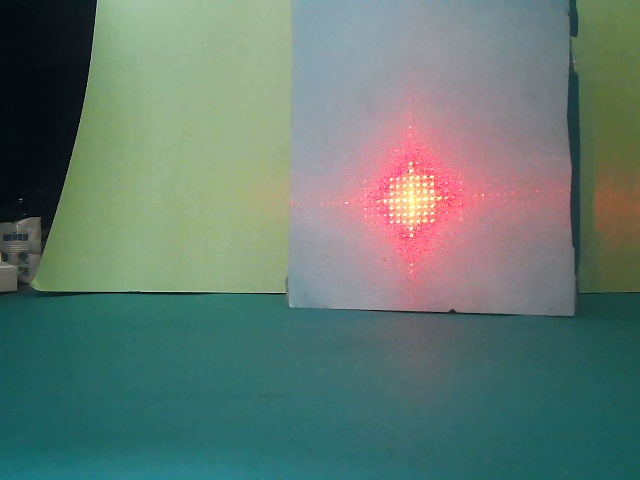
#> input picture out3.jpg, 640 x 480 px
$ python main1.py   (older library calls are emulated)
#> lines starting #> are read from the running program, lines starting #| are printed output that depends on the picture; after the words box and inside, x2 and y2 are one past the last pixel; in counts of white or black regions, pixels touching at a corner belong together; long printed decimals are rounded
import numpy as np
from scipy.spatial import ConvexHull
from scipy.spatial.distance import euclidean
import cv2
import matplotlib.pyplot as plt

img_out = 0
path = "out3.jpg"
img = cv2.imread(path)
#> img is the input picture: shape (480, 640, 3); mean B, G, R 113.1, 121.6, 100.7
hsvImage = cv2.cvtColor(img, cv2.COLOR_BGR2HSV)
#> hsvImage: shape (480, 640, 3); mean H, S, V 91.7, 96.1, 131.3


# [53 lines left out: functions cor_mouse_disp, cap_video_frame, filtering_turning, not called in this run]


def filtering():
    lower = np.array([0, 0, 0], np.uint8)
    upper = np.array([10, 255, 255], np.uint8)
    mask1 = cv2.inRange(hsvImage, lower, upper)
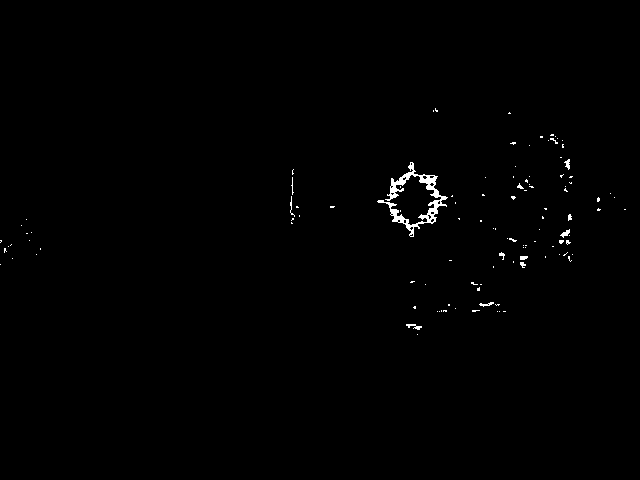
#> mask1: shape (480, 640); 0.59% white; 113 white regions (101 under 20 px), largest, box (x1, y1, x2, y2) and area: (377, 162, 448, 237) 1063, (406, 324, 422, 330) 47, (560, 229, 570, 238) 41
    lower = np.array([170, 0, 0], np.uint8)
    upper = np.array([180, 255, 255], np.uint8)
    mask2 = cv2.inRange(hsvImage, lower, upper)
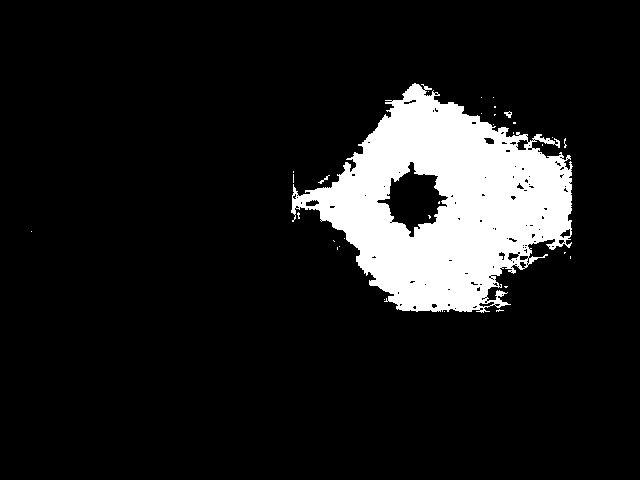
#> mask2: shape (480, 640); 11.3% white; 31 white regions (28 under 20 px), largest, box (x1, y1, x2, y2) and area: (291, 83, 573, 313) 34675, (504, 111, 512, 118) 30, (318, 175, 330, 184) 27
    mask = mask1 + mask2
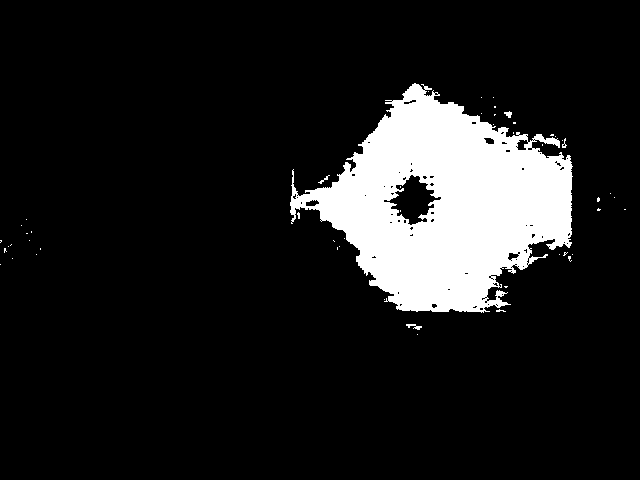
#> mask: shape (480, 640); 11.9% white; 51 white regions (46 under 20 px), largest, box (x1, y1, x2, y2) and area: (290, 83, 573, 313) 36350, (406, 324, 422, 330) 47, (504, 111, 512, 118) 34, (318, 175, 330, 184) 27, (562, 138, 567, 148) 22
    hsvFilterImage = cv2.bitwise_not(hsvImage, hsvImage, mask=mask)
#> hsvFilterImage: shape (480, 640, 3); mean H, S, V 82.6, 108.4, 115.6
    BGRImage = cv2.cvtColor(hsvFilterImage, cv2.COLOR_HSV2BGR)
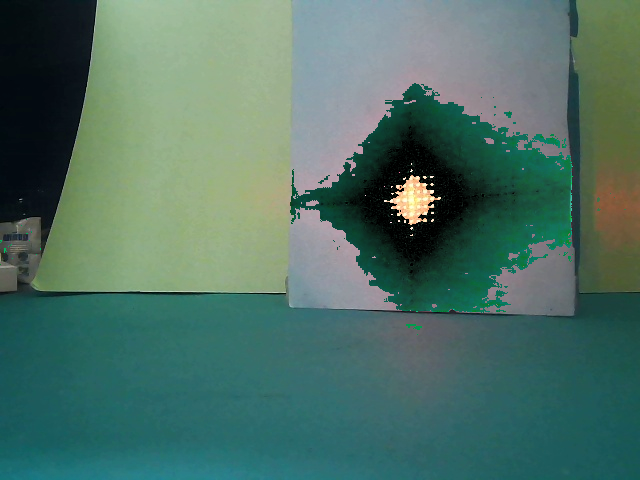
#> BGRImage: shape (480, 640, 3); mean B, G, R 101.6, 112.9, 78.9
    grayImage = cv2.cvtColor(BGRImage, cv2.COLOR_BGR2GRAY)
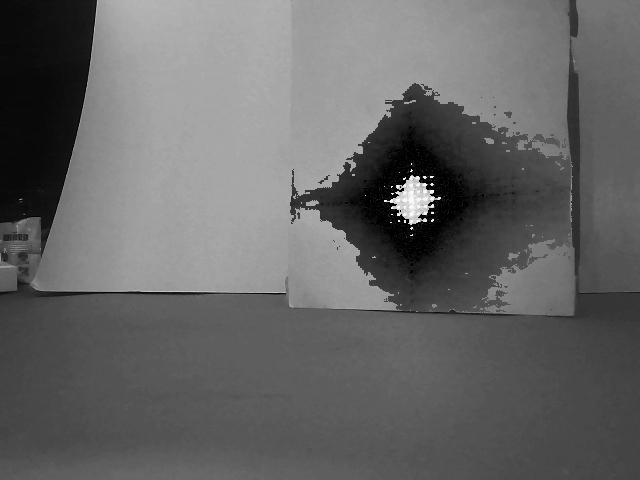
#> grayImage: shape (480, 640); min 0, max 252, mean 101.5
    ret, thresholdImage = cv2.threshold(grayImage, 235, 255, cv2.THRESH_BINARY)
#> thresholdImage: shape (480, 640); 0.13% white in thin lines or dots, all inside (x1, y1, x2, y2) = (384, 163, 441, 236)
    cv2.namedWindow('Image1', cv2.WINDOW_NORMAL)
    cv2.namedWindow('Image2', cv2.WINDOW_NORMAL)
    cv2.imshow("Image1", hsvImage)
    cv2.imshow("Image2", thresholdImage)
    return thresholdImage


def find_contour(filterImage):
    # Find the contours of each DG dots
    kernel = np.ones((3, 3), np.uint8)
    dilation = cv2.dilate(filterImage, kernel, iterations=1)
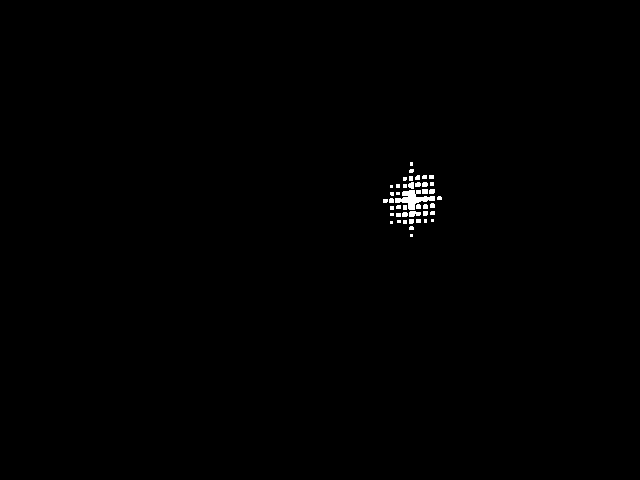
#> dilation: shape (480, 640); 0.39% white; 43 white regions (23 under 20 px)
    im2, contours, hierarchy = cv2.findContours(dilation, cv2.RETR_TREE, cv2.CHAIN_APPROX_SIMPLE)
#> contours = 43 contours, 39 with area under 20; largest, box (x1, y1, x2, y2) and area: (395, 190, 435, 210) 292, (409, 211, 421, 217) 40, (408, 182, 414, 189) 24, (422, 189, 428, 194) 20
    # find the moments of each DG dots
    moments = [cv2.moments(c) for c in contours]
#> moments = 43 items

    # Obtain the coordinates
    if len(moments) > 0:
        n = 0
        points = np.zeros(shape=(len(moments), 2))
#> points = 43 pairs, first value 0 to 0, second value 0 to 0
        while n < len(moments) and moments[n]['m00'] != 0:
            coordinate = np.zeros(shape=(1, 2))
            points[n][0] = int(moments[n]['m10'] / moments[n]['m00'])
            points[n][1] = int(moments[n]['m01'] / moments[n]['m00'])
            n = n + 1
#> this loop made 43 passes
#> after the loop, n = 43; points = 43 pairs, first value 384 to 439, second value 163 to 235
    print(points)
#> (printed output is left out)
    hull = ConvexHull(points)
    hull_points = hull.simplices
#> hull_points = [[2, 21], [2, 0], [5, 23], [5, 0], [29, 21], [29, 42], [38, 23], [38, 42]]
    print("Perimeter", hull.area)
#| Perimeter 189.247
    print("Area", hull.volume)
#| Area 2561.000
    # Compute the slope
    min_in_column = np.min(points, axis=0)
#> min_in_column = [384, 163]
    max_in_column = np.max(points, axis=0)
#> max_in_column = [439, 235]
    print(min_in_column)
#| [384. 163.]
    slope = max_in_column[1] - min_in_column[1]
#> slope = 72
    print("Slope", slope)
#| Slope 72.0
    plt.scatter(points[:, 0], points[:, 1])
    for simplex in hull_points:
        plt.plot(points[simplex, 0], points[simplex, 1], 'k--')
#> this loop made 8 passes
    plt.show()
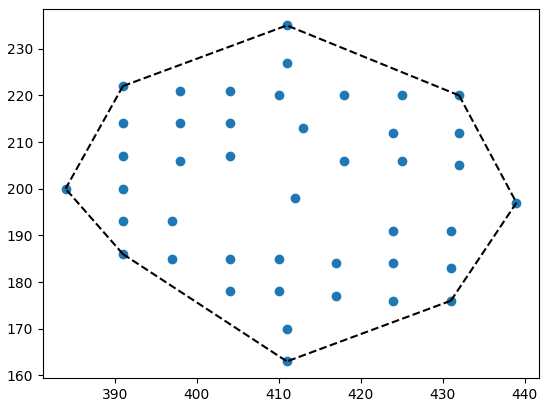
#> figure drawn by matplotlib, 1 panel


if __name__ == "__main__":
    # cap_video_frame()
    filterImage = filtering()
    find_contour(filterImage)
